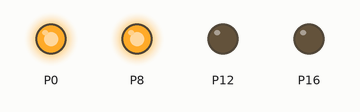
A program run on a simulated BBC micro:bit running MicroPython. Shown: output pins drawn as LEDs (lit = HIGH).

Above: at 0.05 s.
At 3.0 s:
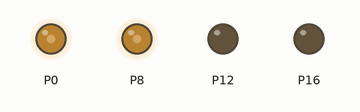
At 6.0 s:
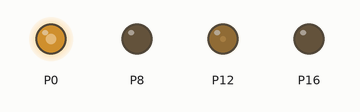
At 10.0 s:
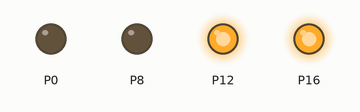
At 11.95 s:
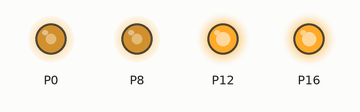
At 14.0 s:
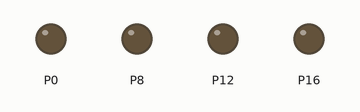
Timing chart, 0 to 18.2 s (numbered marks = the images above):
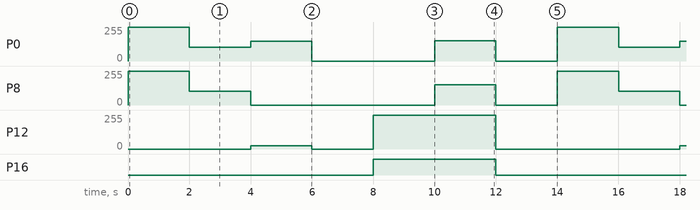

The program:

change_motor_speed.py
```python
from microbit import *

while True:
                                #forward at 100% speed
        pin8.write_digital(1)
        pin12.write_digital(0)
        pin0.write_digital(1)
        pin16.write_digital(0)
        sleep(2000)
                                #forward at 40% speed
        pin8.write_analog(410)
        pin12.write_digital(0)
        pin0.write_analog(410)
        pin16.write_digital(0)
        sleep(2000)
                                #smooth right turn
        pin8.write_digital(0)
        pin12.write_analog(102)
        pin0.write_analog(593)
        pin16.write_digital(0)
        sleep(2000)
                                #stop motors
        pin8.write_digital(0)
        pin12.write_digital(0)
        pin0.write_digital(0)
        pin16.write_digital(0)
        sleep(2000)
                                #reverse at 100% speed
        pin8.write_digital(0)
        pin12.write_digital(1)
        pin0.write_digital(0)
        pin16.write_digital(1)
        sleep(2000)
                                #reverse at 40% speed
        pin8.write_analog(613)
        pin12.write_digital(1)
        pin0.write_analog(613)
        pin16.write_digital(1)
        sleep(2000)
                                #stop motors
        pin8.write_digital(0)
        pin12.write_digital(0)
        pin0.write_digital(0)
        pin16.write_digital(0)
        sleep(2000)
```

Measured:
- by itself, P0: repeats every 14.0 s: 102/255 2.0 s, 148/255 2.0 s, 0/255 4.0 s, 153/255 2.0 s, 0/255 2.0 s, 255/255 2.0 s
- by itself, P8: repeats every 14.0 s: 102/255 2.0 s, 0/255 6.0 s, 153/255 2.0 s, 0/255 2.0 s, 255/255 2.0 s
- by itself, P12: repeats every 14.0 s: 0/255 2.0 s, 255/255 4.0 s, 0/255 6.0 s, 25/255 2.0 s
- by itself, P16: alternates HIGH for 4.0 s and LOW for 10.0 s
